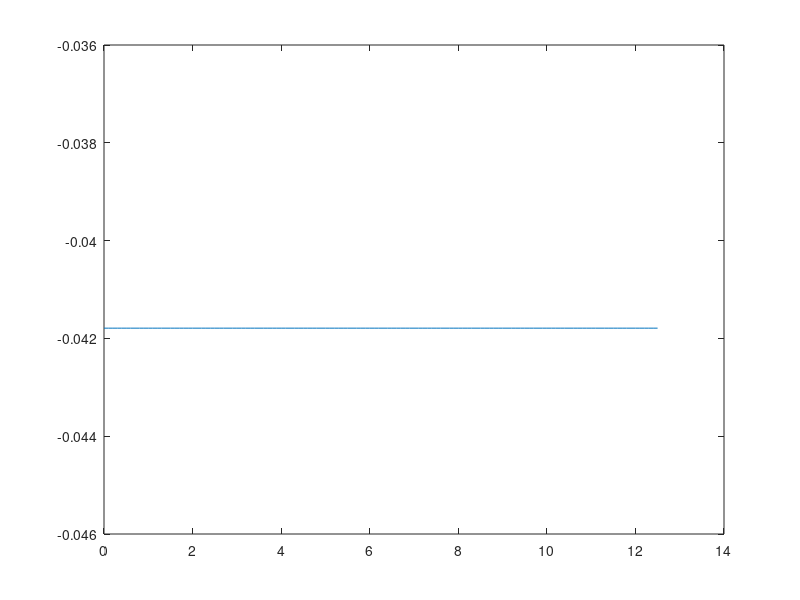

Here is the MATLAB script that generated this plot:
clc ;
clear all ;


 %f(x,n)= (-2/(n*pi))*((-1)^n)*sin(n*x);

u       = input('input the lower and upper boundry of n  ');
h       =0:0.1:12.5 ;

sum1  =  zeros(1,length(h));
A        = zeros(1,length(h));


for y=0:0.1:4*pi
    for     i=1:1:(length(h))        
             for  j=1:u 
                 
                     A(j)=((-2/(j*pi))*((-1)^j)*(sin(j*y)));
                     
             end;    
             
            sum1(1,i)=sum(A);            
            %clear A;
    end;        
end;


plot(h,sum1);